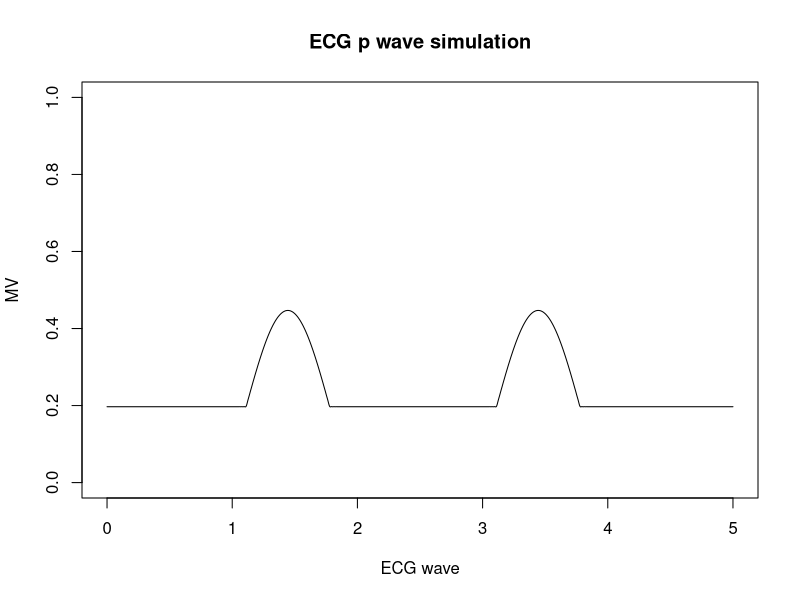
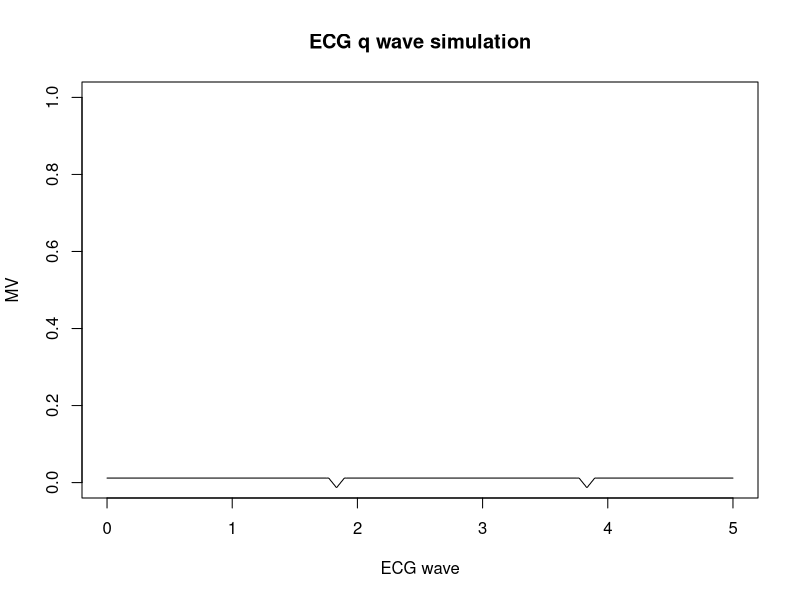
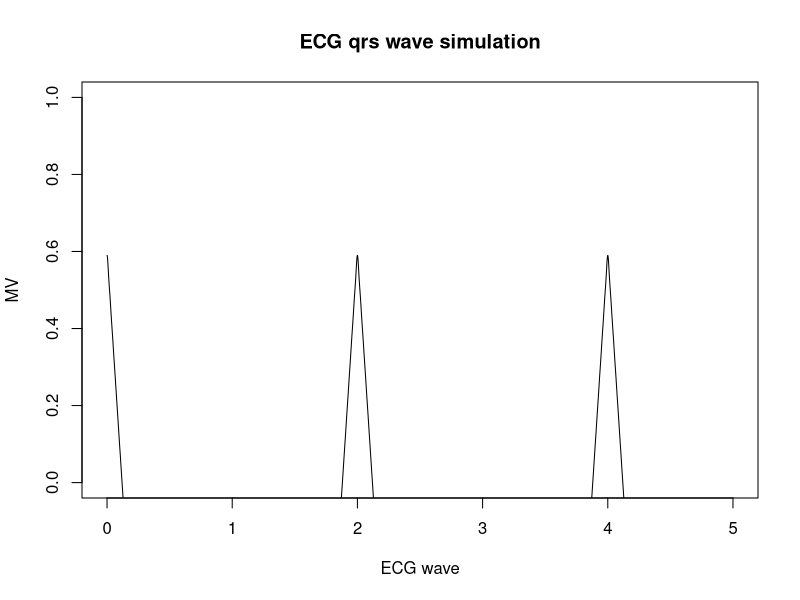
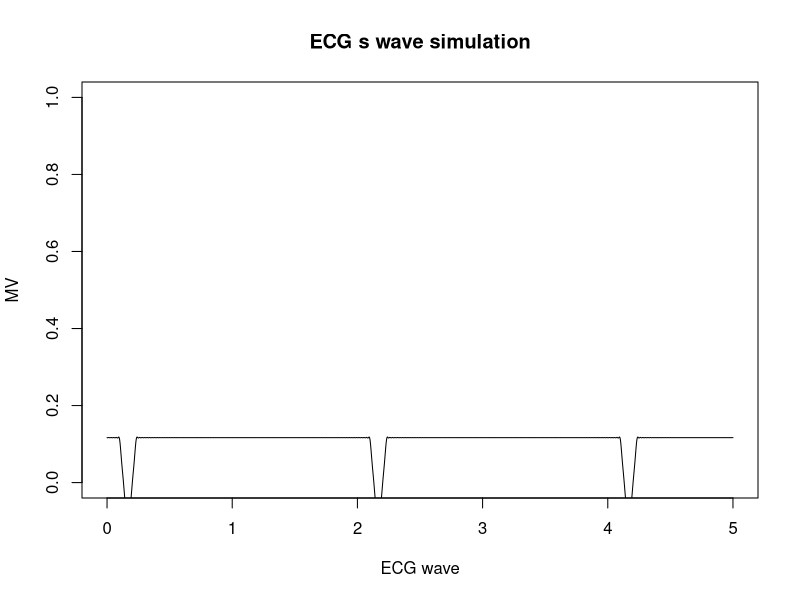

Recreate these plots in R, in order.

# transform  matlab code to R code to simulate P wave.This is the first step. Then other waves (qrs,t) could be simulated and added together 
# to create a complete ECG wave.It is more flexible, since we could set and control some important variables of ECG wave, such as heart beat,
#wave peak,interval, duration. 

# variables: 2l=heartbeat/60s, ampitude = a_pwav, b=(2*l)/d_pwave, =x+t_pwav(p_r interval)

#### step1: p wave
p_wave<-function(x)
{ l=1# half heartbeat cycle.eg.60 heartbeat/60sec=1 cycle
a=0.25#amplitude of p wave
x=x+(1/1.8)# x is the wave starting point shifted .
b=3# 2l/b is duration of p wave.
n=100 # fourier series levels, the bigher the more accurate
p1=1/l # baseline
p2=0 # p wave
# fourier series to creat p wave
for (i in 1:n){
  harm1<-(((sin((pi/(2*b))*(b-(2*i))))/(b- (2*i))+(sin((pi/(2*b))*(b+(2*i))))
           /(b+(2*i)))*(2/pi))*cos((i*pi*x)/l)
  p2<-p2+harm1
}
pwav1=p1+p2
pwav=a*pwav1
return(pwav)
}
x<-seq(0,5,0.001) 
pwav<-p_wave(x)
plot(x=x, y=pwav, type='l', xlim=c(0,5), ylim=c(0, 1), xlab="ECG wave", ylab="MV",main="ECG p wave simulation")

####step 2: simulation QRS wave:
####### q wave
q_wave<-function (x){
  l=1
  x=x+1/6
  a=a_qwav =0.025# amplitude 
   b=16#duration
  n=100
   q1=(a/(2*b))*(2-b)
   q2=0
for (i in 1:n){
harm5=(((2*b*a)/(i*i*pi*pi))*(1-cos((i*pi)/b)))*cos((i*pi*x)/l);
q2=q2+harm5}
qwav=-1*(q1+q2)
return (qwav)
}
   x<-seq(0,5,0.001) 
   qwav<-q_wave(x)
   plot(x=x, y=qwav, type='l', xlim=c(0,5), ylim=c(0, 1), xlab="ECG wave", ylab="MV",main="ECG q wave simulation")

  ####qrs wave
qrs_wave<-function(x){
l=1
a=1
b=5
n=100
qrs1=(a/(2*b))*(2-b)
qrs2=0
for (i in 1:n){
harm=(((2*b*a)/(i*i*pi*pi))*(1-cos((i*pi)/b)))*cos((i*pi*x)/l);
qrs2=qrs2+harm}
qrswav=qrs1+qrs2
return(qrswav)
}
x<-seq(0,5,0.001) 
qrswav<-qrs_wave(x)
plot(x=x, y=qrswav, type='l', xlim=c(0,5), ylim=c(0, 1), xlab="ECG wave", ylab="MV",main="ECG qrs wave simulation")

#####s wave
s_wave<-function(x){
l=1;
x=x-1/6
a=0.25
b=15
n=100;
s1=(a/(2*b))*(2-b);
s2=0;
for (i in 1:n){
harm3=(((2*b*a)/(i*i*pi*pi))*(1-cos((i*pi)/b)))*cos((i*pi*x)/l);
s2=s2+harm3}
swav=-1*(s1+s2)
return(swav)}
swav<-s_wave(x)
plot(x=x, y=swav, type='l', xlim=c(0,5), ylim=c(0, 1), xlab="ECG wave", ylab="MV",main="ECG s wave simulation")
